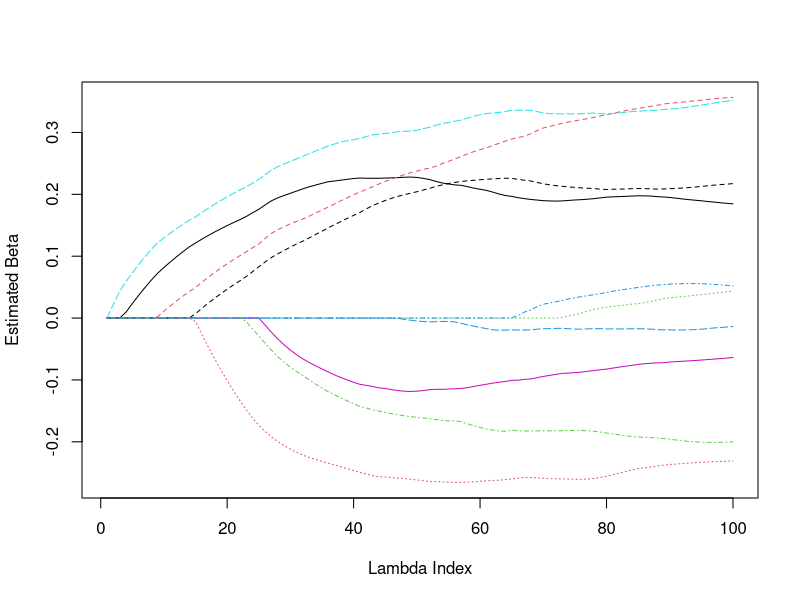
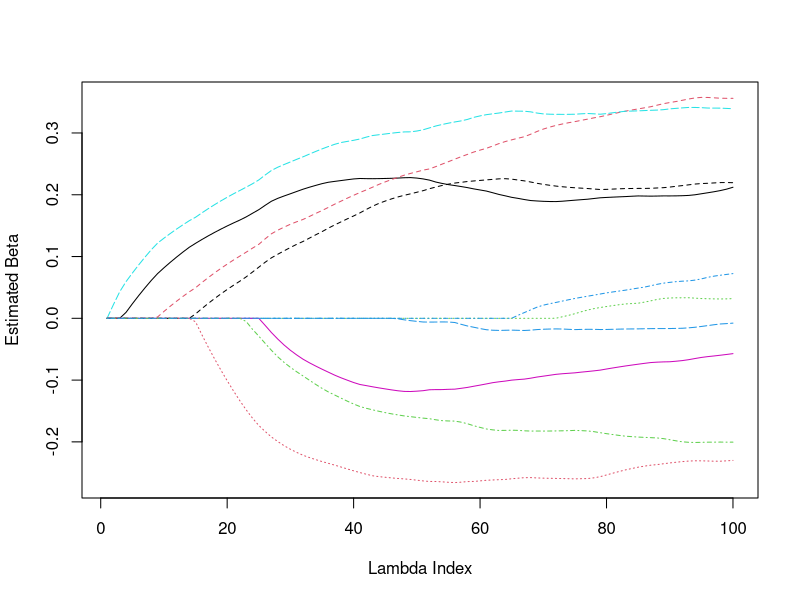
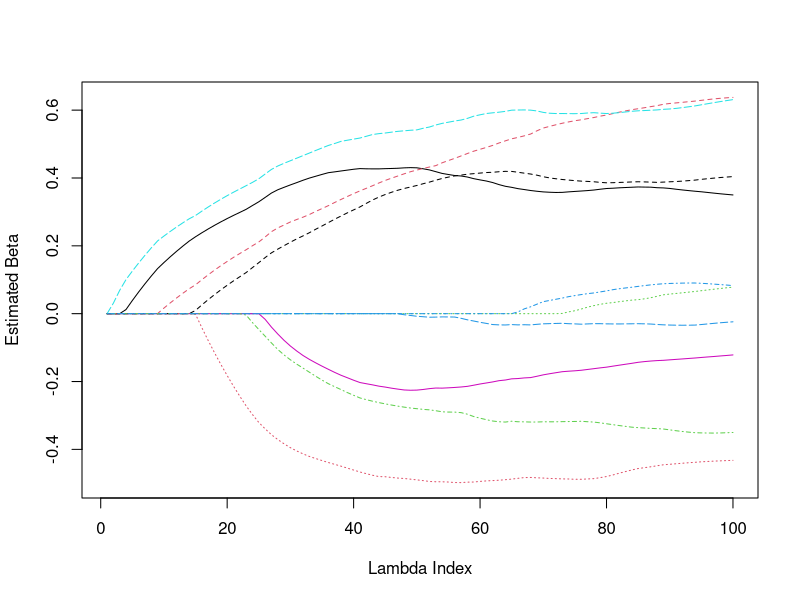
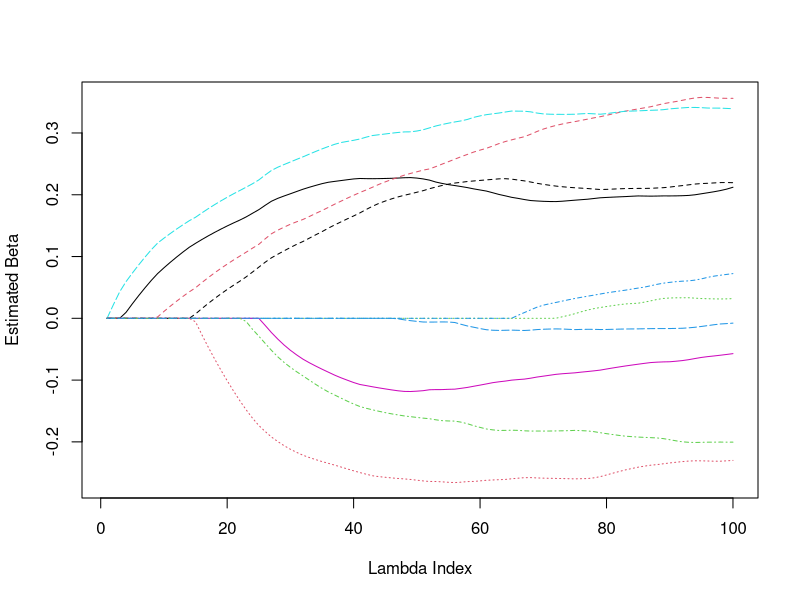

R code for these plots, in order:
## ---- chunk 1
knitr::opts_chunk$set(echo = TRUE)
## ---- chunk 2
library(MASS)
set.seed(10)
n = 100
p = 200

# generate data
V = matrix(0.3, p, p)
diag(V) = 1
X_org = as.matrix(mvrnorm(n, mu = rep(0, p), Sigma = V))
true_b = c(runif(10, -1, 1), rep(0, p-10))
y_org = X_org %*% true_b + rnorm(n)

X = scale(X_org)*sqrt(n/(n-1))
y = scale(y_org)*sqrt(n/(n-1))
lambda = 0.3


soft_th <- function(b, lambda){
  if(b>lambda){
    b_ridge = b-lambda
  }
  else if(b < -lambda){
    b_ridge = b+lambda
  }
  else{
    b_ridge=0
  }
  return(b_ridge)
}


tol = 1e-7
lambda = 0.3
beta = rep(0,200)
maxitr=100

myLasson = function(X, y, lambda, tol, maxitr){
  r = y - X[,-1]%*%beta[-1]  # initiate r
  beta_ols = vector() # initiate beta_ols
  beta = rep(0,200) # initiate beta
  iter = 0
  error=100
  while((error >= tol) & (iter<=maxitr)) {
    beta_old = beta
    for (j in 1:199) {
      #r = y-X[,-j]%*%beta[-j]
      beta_ols[j] = (t(X[, j]) %*% r) / (t(X[, j]) %*% X[, j])
      beta[j] = soft_th(b = beta_ols[j], lambda = lambda)
      r = r - X[,j]*beta[j] + X[, j+1]*beta[j + 1]
    }
    # fill up beta 200
    r = y-X[,-200]%*%beta[-200]
    beta_ols[200] = (t(X[, 200]) %*% r) / (t(X[, 200]) %*% X[, 200])
    beta[200] = soft_th(b = beta_ols[200], lambda = lambda)
    error = sqrt(sum((beta-beta_old)^2))
    iter = iter+1
  }
  return(beta)
}

myLasson(X=X, y=y, lambda=lambda, tol=tol, maxitr = maxitr)[1:10]


## ---- chunk 3
library(glmnet)

myLasson = function(X, y, lambda,beta_warm, tol, maxitr){
  
  r = y - X[,-1]%*%beta[-1]  # initiate r
  beta_ols = vector() # initiate beta_ols
  beta = beta_warm # initiate beta
  iter = 0
  error=100
  while((error >= tol) & (iter<=maxitr)) {
    beta_old = beta
    for (j in 1:199) {
      #r = y-X[,-j]%*%beta[-j]
      beta_ols[j] = (t(X[, j]) %*% r) / (t(X[, j]) %*% X[, j])
      beta[j] = soft_th(b = beta_ols[j], lambda = lambda)
      r = r - X[,j]*beta[j] + X[, j+1]*beta[j + 1]
    }
    r = y-X[,-200]%*%beta[-200]
    beta_ols[200] = (t(X[, 200]) %*% r) / (t(X[, 200]) %*% X[, 200])
    beta[200] = soft_th(b = beta_ols[200], lambda = lambda)
    error = sqrt(sum((beta-beta_old)^2))
    iter = iter+1
  }
  return(beta)
}


Path_wise = function(X, y, lambda_all, tol, maxitr) {
  beta = rep(0, 200)
  output = matrix(nrow=200, ncol=100)
  i = 0
  for (l in lambda_all) {
    i=i+1
    beta = myLasson(
      X = X,
      y = y,
      tol = tol,
      maxitr = maxitr,
      beta_warm = beta, # just for trial,
      lambda = l
    )
    output[,i] = beta
  }
  return(output)
}

glmnetfit = glmnet(X, y, intercept = FALSE)
lambda_all = glmnetfit$lambda
matplot(t(glmnetfit$beta[1:10, ]), type = "l", xlab = "Lambda Index", ylab = "Estimated Beta")

output = Path_wise(X=X, y=y, lambda_all=lambda_all, tol=tol, maxitr=maxitr)
matplot(t(output[1:10,]),
        type = "l",
        xlab = "Lambda Index",
        ylab = "Estimated Beta")

#matplot(t(glmnetfit$beta[1:10, ]), type = "l", xlab = "Lambda Index", ylab = "Estimated Beta")

## ---- chunk 4
glmnetfit2 = glmnet(X_org, y_org, lambda = lambda_all*sd(y_org)*sqrt(n/(n-1)))
lassobeta2 = coef(glmnetfit2)[2:11, ]
matplot(t(as.matrix(coef(glmnetfit2)[2:11, ])), type = "l", xlab = "Lambda Index", ylab = "Estimated Beta")

SDy = sd(y)
stdj = apply(X, MARGIN = 2,sd)

recover = function(beta_scaled){
  beta = SDy*beta_scaled/stdj
}

beta_recoverd = apply(output, MARGIN=2, recover)
matplot(t(beta_recoverd[1:10, ]), type = "l", xlab = "Lambda Index", ylab = "Estimated Beta")


  
